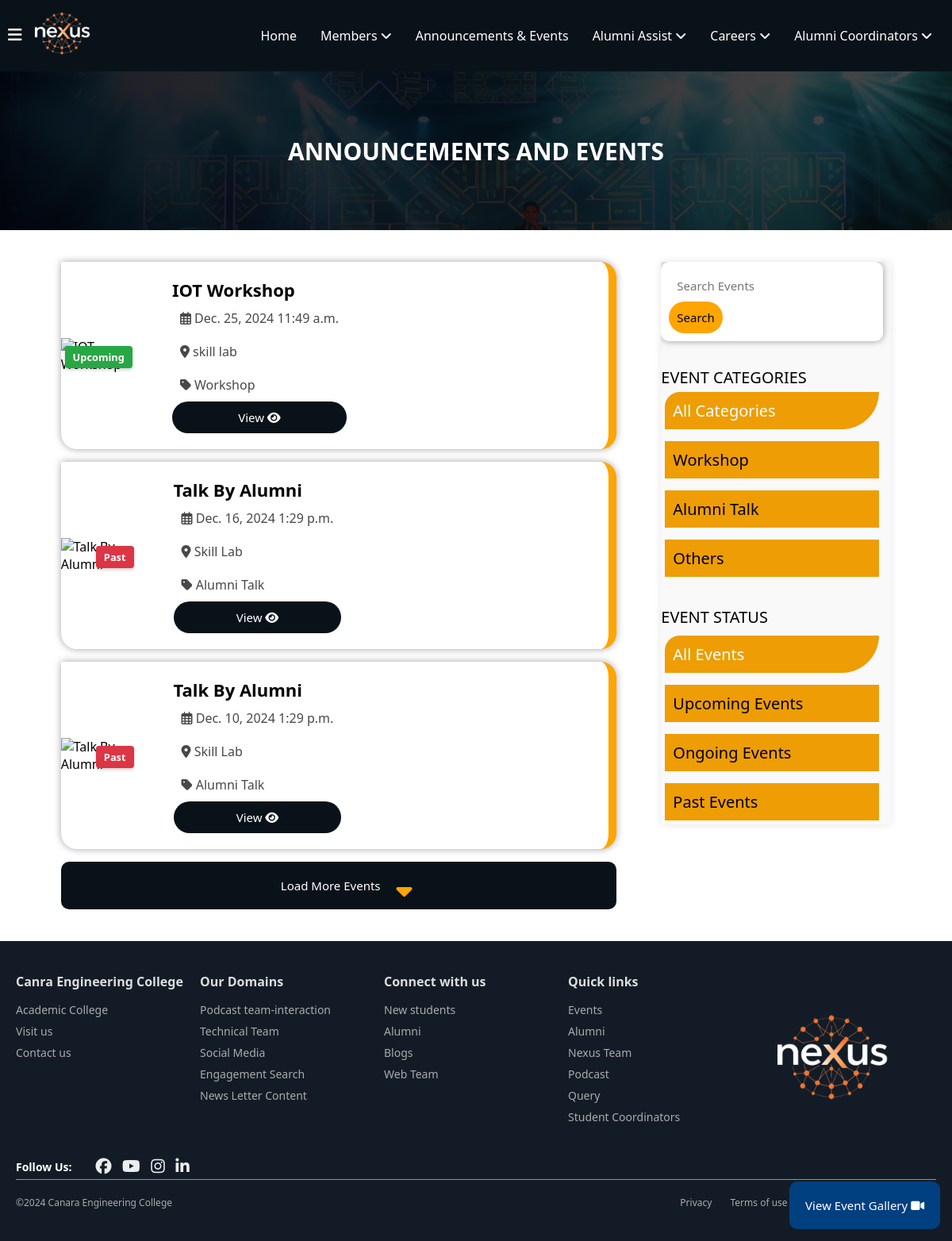
Page /events/events/ on the earlier database version.
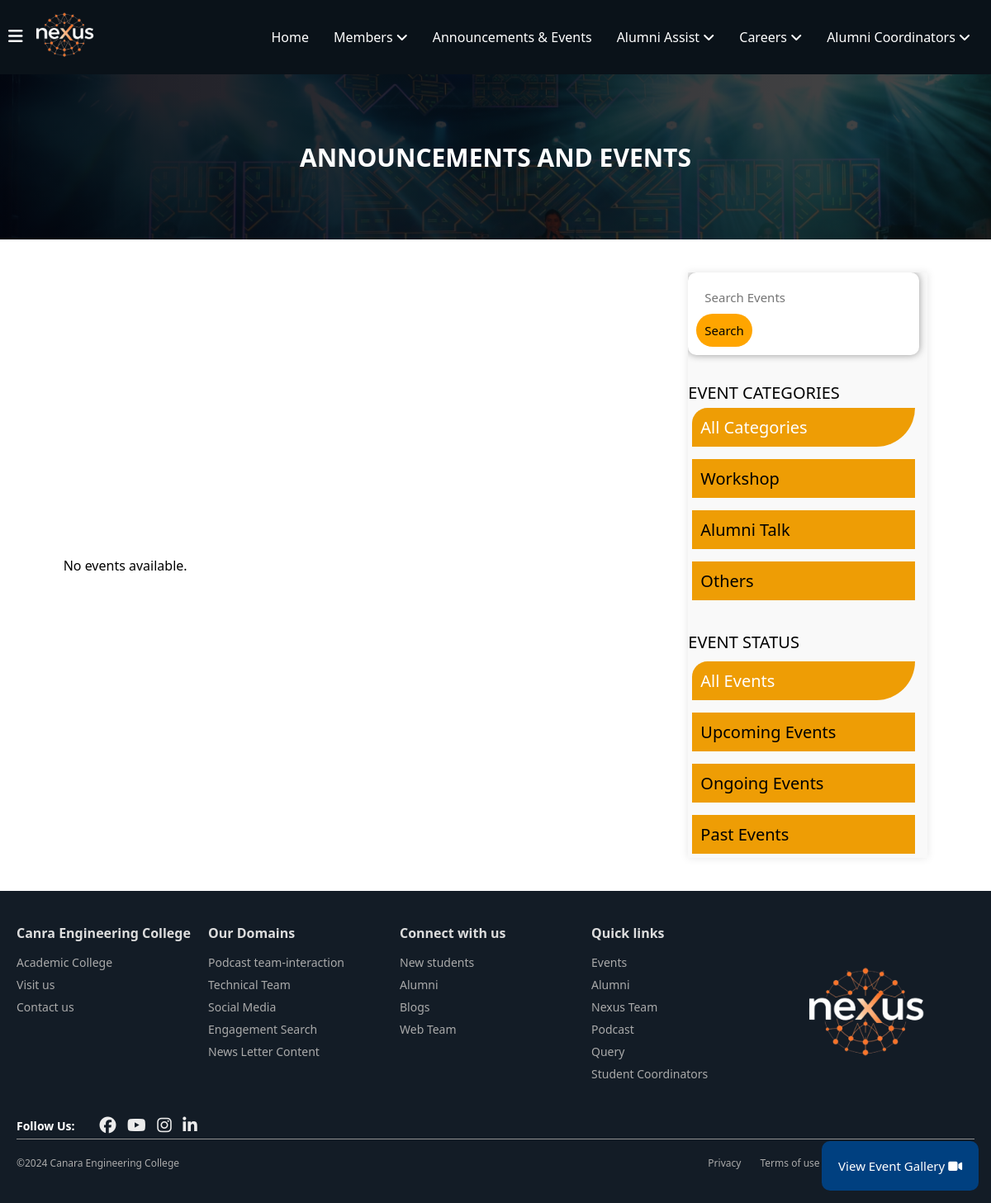
Same page on the later database version.
### events_cec/models.py (models this page shows, shortened)
class Event(models.Model):
    CATEGORY_CHOICES = [
        ('workshop', 'Workshop'),
        ('talk', 'Alumni Talk'),
        ('others', 'Others'),
    ]
    event_id = models.AutoField(primary_key=True)
    event_title = models.CharField(max_length=200)
    description = models.TextField()
    category = models.CharField(max_length=50, choices=CATEGORY_CHOICES)
    date = models.DateField()
    time = models.TimeField(null=True, blank=True)  # New time field
    location = models.CharField(max_length=200)
    poster = models.ImageField(upload_to='event_posters/', blank=True, null=True)
    instagram_url = models.URLField(max_length=500, blank=True, null=True)
    facebook_url = models.URLField(max_length=500, blank=True, null=True)
    youtube_url = models.URLField(max_length=500, blank=True, null=True)
    linkedin_url = models.URLField(max_length=500, blank=True, null=True)

### events_cec/views.py (the view, shortened to what this page needs)
# urls.py: path('events/', views.event_list, name='event_list'),
def event_list(request):
    all_events = Event.objects.all()
    event_type = request.GET.get('event_type')
    category = request.GET.get('category')
    search_query = request.GET.get('search')
    page = request.GET.get('page', 1)
    now = timezone.now()
    current_date = now.date()
    current_time = now.time()
    all_events = all_events.order_by('-date', '-time')  # Notice the minus sign for descending order
    if event_type == 'upcoming':
        all_events = all_events.filter(date__gte=current_date)
    elif event_type == 'ongoing':
        all_events = all_events.filter(
            date=current_date,
            time__lte=current_time
        )
    elif event_type == 'past':
        all_events = all_events.filter(date__lt=current_date)
    if category:
        all_events = all_events.filter(category=category)
    if search_query:
        all_events = all_events.filter(event_title__icontains=search_query)
    paginator = Paginator(all_events, 3)
    events = paginator.get_page(page)
    for event in events:
        if event.date > current_date:
            event.status = 'Upcoming'
        elif event.date == current_date:
            if event.time and event.time >= current_time:
                event.status = 'Ongoing'
            else:
                event.status = 'Past'
        else:
            event.status = 'Past'
    categories = Event.CATEGORY_CHOICES
    context = {
        'all_events': events,
        'categories': categories,
        'search_query': search_query,
        'selected_category': category,
        'selected_event_type': event_type,
    }
    return render(request, 'events_cec/announcement.html', context)

### notifications/context_processors.py (called while the page is built)
def notification_count(request):
    if request.user.is_authenticated:
        unread_count = Notification.objects.filter(
            recipient=request.user,
            viewed=False
        ).count()
        return {'unread_notifications_count': unread_count}
    return {'unread_notifications_count': 0}

### events_cec/templates/events_cec/announcement.html (shortened to what this page needs)
{% extends 'home/layout.html' %}
{% load static %}
{% block extra_head %}
<link rel="stylesheet" href="{% static 'events_cec/announcement.css' %}">
{% endblock %}
{% block content %}
<div class="heading">
    <Strong>ANNOUNCEMENTS AND EVENTS</Strong>
</div>
<div class="event-container">
    <div class="filters">
        <form method="GET" action="{% url 'event_list' %}" id="event-filter-form">
            <div class="search">
                <input type="text" name="search" id="event_search"
                       placeholder="Search Events" value="{{ search_query|default:'' }}">
                <button type="submit">Search</button>
            </div>
            <div class="categories">
                <p>EVENT CATEGORIES</p>
                <div class="category-list">
                    <p class="category-item {% if not selected_category %}active{% endif %}"
                       data-category="">All Categories</p>
                    {% for category_code, category_name in categories %}
                        <p class="category-item {% if selected_category == category_code %}active{% endif %}"
                           data-category="{{ category_code }}">{{ category_name }}</p>
                    {% endfor %}
                </div>
                <div class="category-list event-status">
                    <p>EVENT STATUS</p>
                    <p class="category-item {% if not selected_event_type %}active{% endif %}"
                       data-event-type="">All Events</p>
                    <p class="category-item {% if selected_event_type == 'upcoming' %}active{% endif %}"
                       data-event-type="upcoming">Upcoming Events</p>
                    <p class="category-item {% if selected_event_type == 'ongoing' %}active{% endif %}"
                       data-event-type="ongoing">Ongoing Events</p>
                    <p class="category-item {% if selected_event_type == 'past' %}active{% endif %}"
                       data-event-type="past">Past Events</p>
                </div>
            </div>
        </form>
    </div>
    <div class="event-cards">
        {% if all_events %}
            {% for event in all_events %}
            <div class="card">
                <div class="poster">
                    <div class="status-badge {{ event.status|lower }}">
                        {{ event.status }}
                    </div>
                </div>
                <div class="detail">
                    <strong>{{ event.event_title }}</strong>
                    <p><i class="fa-regular fa-calendar-days"></i> {{ event.date }} {{ event.time }}</p>
                    <p><i class="fa-solid fa-location-dot"></i> {{ event.location }}</p>
                    <p><i class="fa-solid fa-tag"></i> {{ event.get_category_display }}</p>
                    <button type="button">
                        <a href="{% url 'event_detail' event.event_id %}">View <i class="fa-solid fa-eye"></i></a>
                    </button>
                </div>
            </div>
            {% endfor %}
        {% else %}
            <p>No events available.</p>
        {% endif %}
        {% if all_events.has_next %}
            <div class="event-load-more">
                <button id="load-more" data-next-page="{{ all_events.next_page_number }}">Load More Events</button>
                <i class="fa-solid fa-sort-down"></i>
            </div>
        {% endif %}
    </div>
</div>
<div class="eventbtn">
    <button>View Event Gallery <i class="fa-solid fa-video"></i></button>
</div>
{% endblock %}

### home/templates/home/layout.html (shortened to what this page needs)
{% load static %}
<!DOCTYPE html>
<html lang="en">
<head>
    <link rel="stylesheet" href="{% static 'home/navbar.css' %}">
    {% block extra_head %}
    {% endblock %}
</head>
<body>
    <header>
        <nav>
            <div class="left">
                <div class="menu" id="menuBtn" onclick="toggleSidebar()">
                    <i class="fa-solid fa-bars"></i>
                </div>
                <div class="logo">
                    <img src="{% static 'home/assets/Nexus_logo-removebg-preview-1.png'%}" alt="nexus logo" class="nav-logo">
                </div>
            </div>
            <div class="nav-ele" id="navEle">
                <ul>
                    <li><a href="{% url 'home'%}">Home</a></li>
                    <li class="dropdown">
                        Members <i class="fa fa-angle-down"></i>
                    </li>
                    <li><a href="{% url 'event_list' %}">Announcements & Events</a> </li>
                    <li class="dropdown">
                        Alumni Assist <i class="fa fa-angle-down"></i>
                    </li>
                    <li class="dropdown">
                        Careers <i class="fa fa-angle-down"></i>
                    </li>
                    <li class="dropdown">
                        Alumni Coordinators <i class="fa fa-angle-down"></i>
                    </li>
                </ul>
            </div>
        </nav>
    </header>
        {% block content %}
        {% endblock %}
    <footer class="footer">
        <div class="container">
            <div class="footer-columns">
                <div class="column">
                    <h5>Canra Engineering College</h5>
                    <ul>
                        <li><a href="https://www.canaraengineering.in">Academic College</a></li>
                        <li><a href="https://www.canaraengineering.in">Visit us</a></li>
                        <li><a href="">Contact us</a></li>
                    </ul>
                </div>
                <div class="column">
                    <h5>Our Domains</h5>
                    <ul>
                        <li><a href="#">Podcast team-interaction</a></li>
                        <li><a href="#">Technical Team</a></li>
                        <li><a href="#">Social Media</a></li>
                        <li><a href="#">Engagement Search</a></li>
                        <li><a href="#">News Letter Content</a></li>
                    </ul>
                </div>
                <div class="column">
                    <h5>Connect with us</h5>
                    <ul>
                        <li><a href="#">New students</a></li>
                        <li><a href="#">Alumni</a></li>
                        <li><a href="#">Blogs</a></li>
                        <li><a href="{% url 'webTeam' %}">Web Team</a></li>
                    </ul>
                </div>
                <div class="column">
                    <h5>Quick links</h5>
                    <ul>
                        <li><a href="#">Events</a></li>
                        <li><a href="#">Alumni</a></li>
                        <li><a href="{% url 'nexusTeam' %}">Nexus Team</a></li>
                        <li><a href="#">Podcast</a></li>
                        <li><a href="#">Query</a></li>
                        <li><a href="#">Student Coordinators</a></li>
                    </ul>
                </div>
                <div class="column foot-logo">
                    <img src="{% static 'home/assets/Nexus_logo-removebg-preview.png'%}" alt="Nexus Logo">
                </div>
            </div>
            <div class="footer-icons">
                <strong>Follow Us: </strong>
                <div class="social-icons">
                    <i class="fa-brands fa-facebook"></i>
                    <i class="fa-brands fa-youtube"></i>
                    <i class="fa-brands fa-instagram"></i>
                    <i class="fa-brands fa-linkedin-in"></i>
                </div>
            </div>
            <div class="footer-bottom">
                <p>&copy;2024 Canara Engineering College</p>
                <div class="footer-links">
                    <a href="#">Privacy</a>
                    <a href="#">Terms of use</a>
                    <a href="#">Cookies</a>
                    <a href="#">Nexus Web Team</a>
                </div>
            </div>
        </div>
    </footer>
</body>
</html>

### home/static/home/navbar.css (style rules this page uses)
* { margin: 0; padding: 0; box-sizing: border-box; font-family: 'Segoe UI', Tahoma, Geneva, Verdana, sans-serif; }
a { text-decoration: none; color: white; }
header { background-color: #0a1219; color: white; padding: 5px ; position: sticky; top: 0; left: 0; width: 100%; z-index: 1000; }
header nav { display: flex; justify-content: space-between; align-items: center; flex-wrap: wrap; padding: 5px; width: 100%; }
header nav .left { display: flex; align-items: center; }
nav .left .logo img { width: 100px; height: auto; }
.menu i { cursor: pointer; font-size: 20px; }
.nav-ele ul { list-style: none; margin: 0; padding: 0; display: flex; }
.nav-ele li { padding: 10px 15px; cursor: pointer; position: relative; }
nav ul li a { text-decoration: none; color: white; }
.footer { background-color: #131c26; color: white; padding: 40px 20px; font-size: 14px; z-index: 999; }
.footer .container { max-width: 1200px; margin: 0 auto; }
.footer-columns { display: flex; justify-content: space-between; margin-bottom: 30px; }
.column { flex: 1; }
.column h5 { font-size: 16px; margin-bottom: 15px; color: #ddd; }
.column ul { list-style: none; padding: 0; }
.column ul li { margin-bottom: 8px; }
.column ul li a { color: #aaa; text-decoration: none; font-size: 14px; }
.footer-bottom { display: flex; justify-content: space-between; align-items: center; border-top: 1px solid #919191; padding-top: 20px; font-size: 12px; color: #aaa; }
.footer-bottom p { margin: 0; }
.foot-logo img { max-width: 200px; }
.footer-links a { margin-left: 20px; color: #aaa; text-decoration: none; }
.footer-icons { margin: 5px auto; display: flex; align-items: center; gap: 20px; }
.footer-icons .social-icons i { margin-left: 10px; font-size: 20px; color: #ececec; cursor: pointer; }

### events_cec/static/events_cec/announcement.css (style rules this page uses)
* { margin: 0; border: 0; box-sizing: border-box; }
body { width: 100%; height: 100vh; font-family: Arial, sans-serif; }
.event-container { display: flex; justify-content: space-evenly; flex-direction: row-reverse; padding: 20px; margin: 20px auto; position: relative; }
.event-container .event-cards { display: flex; flex-direction: column; justify-content: center; width: 100%; max-width: 700px; }
.event-container .filters { width: 25%; height: 100%; position: sticky; top: 0; overflow-y: auto; padding-right: 10px; box-shadow: 0 0 10px rgba(0, 0, 0, 0.1); background-color: #f9f9f9; }
.filters .search { background-color: rgb(255, 255, 255); box-shadow: 0 0 10px rgba(0, 0, 0, 0.395); padding: 10px; border-radius: 10px; }
.filters .search input,button { padding: 10px; outline: none; border-radius: 100px; border: none; font-size: 15px; }
.search button { background-color: orange; border: none;outline: none; cursor: pointer; }
.filters .categories { display: block; position: relative; margin-top: 2rem; }
.filters .categories p { font-size: 20px; }
.filters .categories .category-list { display: flex; flex-direction: column; gap: 5px; }
.filters .categories .category-list .category-item { margin: 5px; cursor: pointer; padding: 10px; outline: none; background-color: rgb(238, 157, 5); border: none; user-select: none; }
.filters .event-status { margin-top: 2rem; }
.filters .category-list .active { background-color: #003366; color: rgb(255, 255, 255); border-radius: 20px 0 50px 0; }
.heading { width: 100%; background: url('../../static/assets/CEC Events.jpg'); height: 200px; background-repeat: no-repeat; background-position: center; background-size:cover; position: relative; display: flex; flex-direction: column; justify-content: center; align-items: center; text-align: center; color: white; }
.heading::before { content: ''; position: absolute; top: 0; left: 0; width: 100%; height: 100%; background: linear-gradient(90deg, rgba(0, 0, 10, 0.899), rgba(0, 0, 0, 0.712)); z-index: 1; }
.heading strong { font-size: 30px; color: white; position: relative; z-index: 2; }
.eventbtn { padding: 10px; position: fixed; bottom: 5px; right: 5px; }
.eventbtn button { background-color: #004080; padding: 20px; outline: none; border: none; color: white; border-radius: 10px; cursor: pointer; }

Differences in the rows shown:
removed Event: status "Upcoming", event_title "IOT Workshop", date "Dec. 25, 2024", time "11:49 a.m.", location "skill lab", category "Workshop"
removed Event: status "Past", event_title "Talk By Alumni", date "Dec. 16, 2024", time "1:29 p.m.", location "Skill Lab", category "Alumni Talk"
removed Event: status "Past", event_title "Talk By Alumni", date "Dec. 10, 2024", time "1:29 p.m.", location "Skill Lab", category "Alumni Talk"
Other differences:
text no longer shown: "Load More Events"
text now shown: "No events available."
